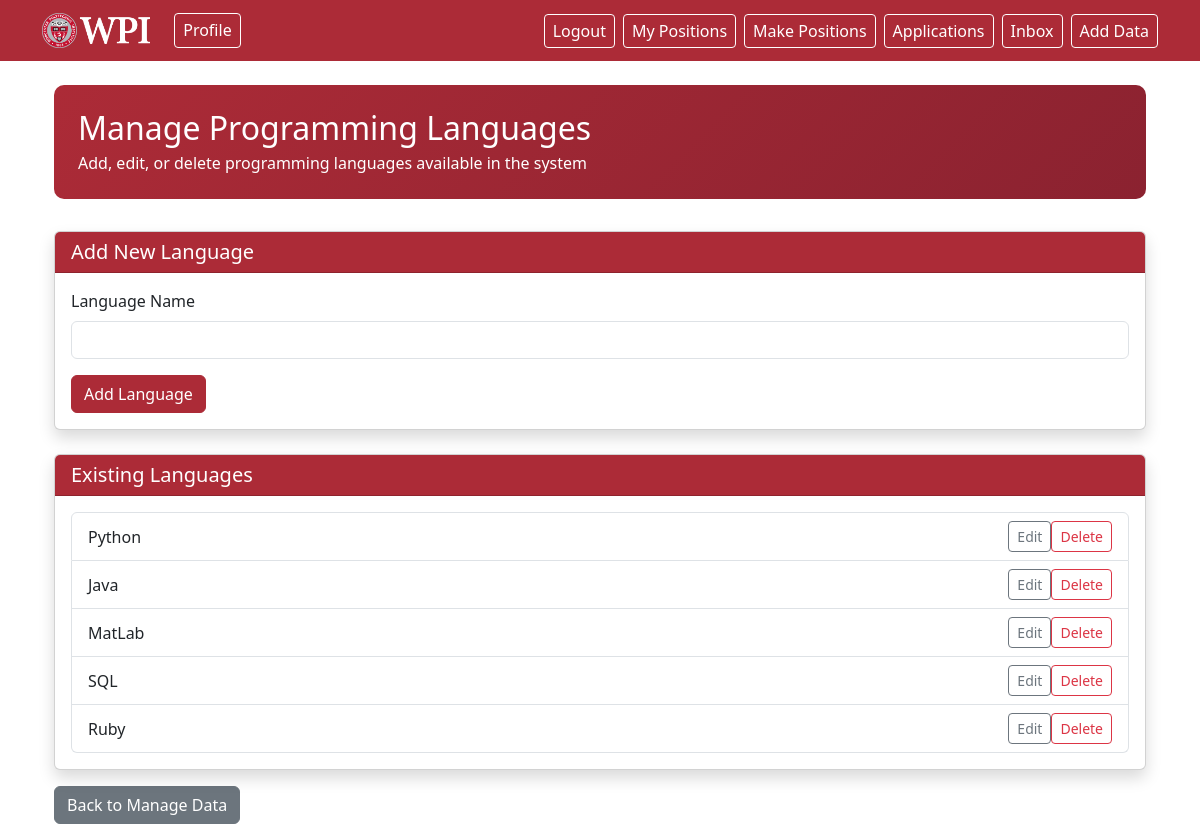
The page /faculty/addData/addLanguage (signed in) on the database its author committed.
### app/main/models.py (models this page shows)
class Language(db.Model):
    id: sqlo.Mapped[int] = sqlo.mapped_column(primary_key=True)
    name: sqlo.Mapped[str] = sqlo.mapped_column(sqla.String(64), unique=True)

### app/faculty/faculty_routes.py (the view, shortened to what this page needs)
@faculty_bp.route('/addData/addLanguage', methods=['GET','POST'])
@role_required('faculty')
def add_language():
    from app.faculty.faculty_forms import LanguageForm
    from app.main.models import Language
    form = LanguageForm()
    return render_template('add_language.html', form=form, languages=Language.query.all())

### app/faculty/faculty_forms.py
class LanguageForm(FlaskForm):
    name = StringField('Language Name', validators=[DataRequired(), Length(max=64)])
    submit = SubmitField('Add Language')

### app/main/models.py (called while the page is built)
@login.user_loader
def load_user(id):
    return db.session.get(User, int(id))

    @property
    def role(self):
        return self.type

### app/faculty/templates/add_language.html (shortened to what this page needs)
{% extends "base.html" %}
{% block content %}
<div class="container mt-4">
    <div class="page-header">
        <h2 class="mb-1">Manage Programming Languages</h2>
        <p class="mb-0">Add, edit, or delete programming languages available in the system</p>
    </div>
    <div class="card mt-4 shadow">
        <div class="card-header wpi-red-header text-white">
            <h5 class="mb-0">Add New Language</h5>
        </div>
        <div class="card-body">
            <form method="POST">
                <div class="form-group">
                    {{ form.name.label(class="form-label") }}
                    {{ form.name(class="form-control") }}
                </div>
                <button type="submit" class="btn wpi-red-btn mt-3">Add Language</button>
            </form>
        </div>
    </div>
    <div class="card mt-4 shadow">
        <div class="card-header wpi-red-header text-white">
            <h5 class="mb-0">Existing Languages</h5>
        </div>
        <div class="card-body">
            {% if languages %}
                <div class="list-group">
                    {% for language in languages %}
                        <div class="list-group-item d-flex justify-content-between align-items-center">
                            <span>{{ language.name }}</span>
                            <div class="btn-group" role="group">
                                <form method="POST" action="{{ url_for('faculty.edit_language', language_id=language.id) }}" class="d-inline">
                                    <button type="submit" class="btn btn-sm btn-outline-secondary">Edit</button>
                                </form>
                                <form method="POST" action="{{ url_for('faculty.delete_language', language_id=language.id) }}" class="d-inline" onsubmit="return confirm('Are you sure you want to delete this language? This action cannot be undone.');">
                                    <button type="submit" class="btn btn-sm btn-outline-danger">Delete</button>
                                </form>
                            </div>
                        </div>
                    {% endfor %}
                </div>
            {% else %}
                <p class="text-muted">No languages available.</p>
            {% endif %}
        </div>
    </div>
    <div class="mt-3">
        <a href="{{ url_for('faculty.add_data') }}" class="btn btn-secondary">Back to Manage Data</a>
    </div>
</div>
{% endblock %}

### app/static/css/main.css (style rules this page uses)
.wpi-red-header { background-color: #AC2B37; color: white; }
.wpi-red-header h5, .wpi-red-header h6 { color: white; }
.wpi-red-btn { background-color: #AC2B37; border-color: #AC2B37; color: white; }
.page-header { background: linear-gradient(135deg, #AC2B37 0%, #8B2230 100%); color: white; padding: 1.5rem; border-radius: 10px; margin-bottom: 2rem; }

### rows shown on the page
Language: name "Python"
Language: name "Java"
Language: name "MatLab"
Language: name "SQL"
Language: name "Ruby"
